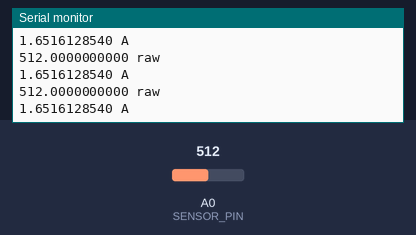
A sketch run on a simulated Arduino Uno, built with avr-gcc and run on an emulated ATmega328P. Shown: the last lines printed to the serial monitor. Inputs (shaded band) come from the test bench; at power-on: A0 (SENSOR_PIN) = 512.

Above: at 1.3 s.
1.4 s: A0 (SENSOR_PIN) set to 716
At 1.83 s:
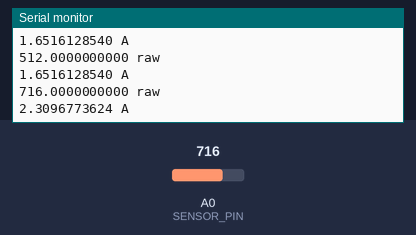
2.9 s: A0 (SENSOR_PIN) set to 900
At 3.33 s:
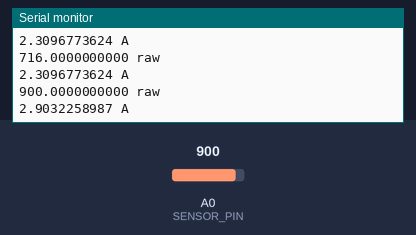
Timing chart, 0 to 5.9 s (numbered marks = the images above; inputs shaded):
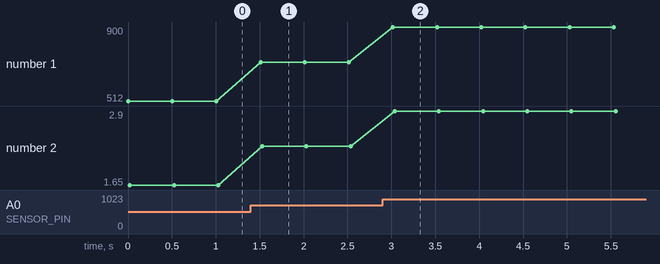

Measured:
- after the input at 1.4 s, the serial monitor: prints a new line after 0.11 s (image 1)
- after the input at 2.9 s, the serial monitor: prints a new line after 0.12 s (image 2)
- plotted number 1: 512 → 716 after the input at 1.4 s, 716 → 900 after the input at 2.9 s
- plotted number 2: 1.65 → 2.31 after the input at 1.4 s, 2.31 → 2.9 after the input at 2.9 s

The sketch:

read-ina169.ino.ino
```cpp
// (licence header left out)
// Constants
const int SENSOR_PIN = A0;  // Input pin for measuring Vout
const float RS = 0.10;          // Shunt resistor value (in ohms)
const float VOLTAGE_REF = 3.3;  // Reference voltage for analog read

// Global Variables
float sensorValue;   // Variable to store value from analog read
float current;       // Calculated current value
float normalizedSensorValue;
float calcedDenominator;

void setup() {

  // Initialize serial monitor
  Serial.begin(9600);
  //analogReference(INTERNAL);

}

void loop() {

  calcedDenominator = 10.0 * RS;
  //Serial.print(calcedDenominator, 10);
  //Serial.println(" denominator");

  // Read a value from the INA169 board
  sensorValue = analogRead(SENSOR_PIN);

  Serial.print(sensorValue, 10);
  Serial.println(" raw");

  // Remap the ADC value into a voltage number: 5, 3V3, or 1V1
  normalizedSensorValue = (sensorValue * VOLTAGE_REF) / 1023;
  //Serial.print(normalizedSensorValue, 10);
  //Serial.println(" normalized");

  current = normalizedSensorValue / calcedDenominator;

  // Output value (in amps) to the serial monitor to 10 decimal
  // places
  Serial.print(current, 10);
  Serial.println(" A");

  // Delay program for a few milliseconds
  delay(500);

}
```
